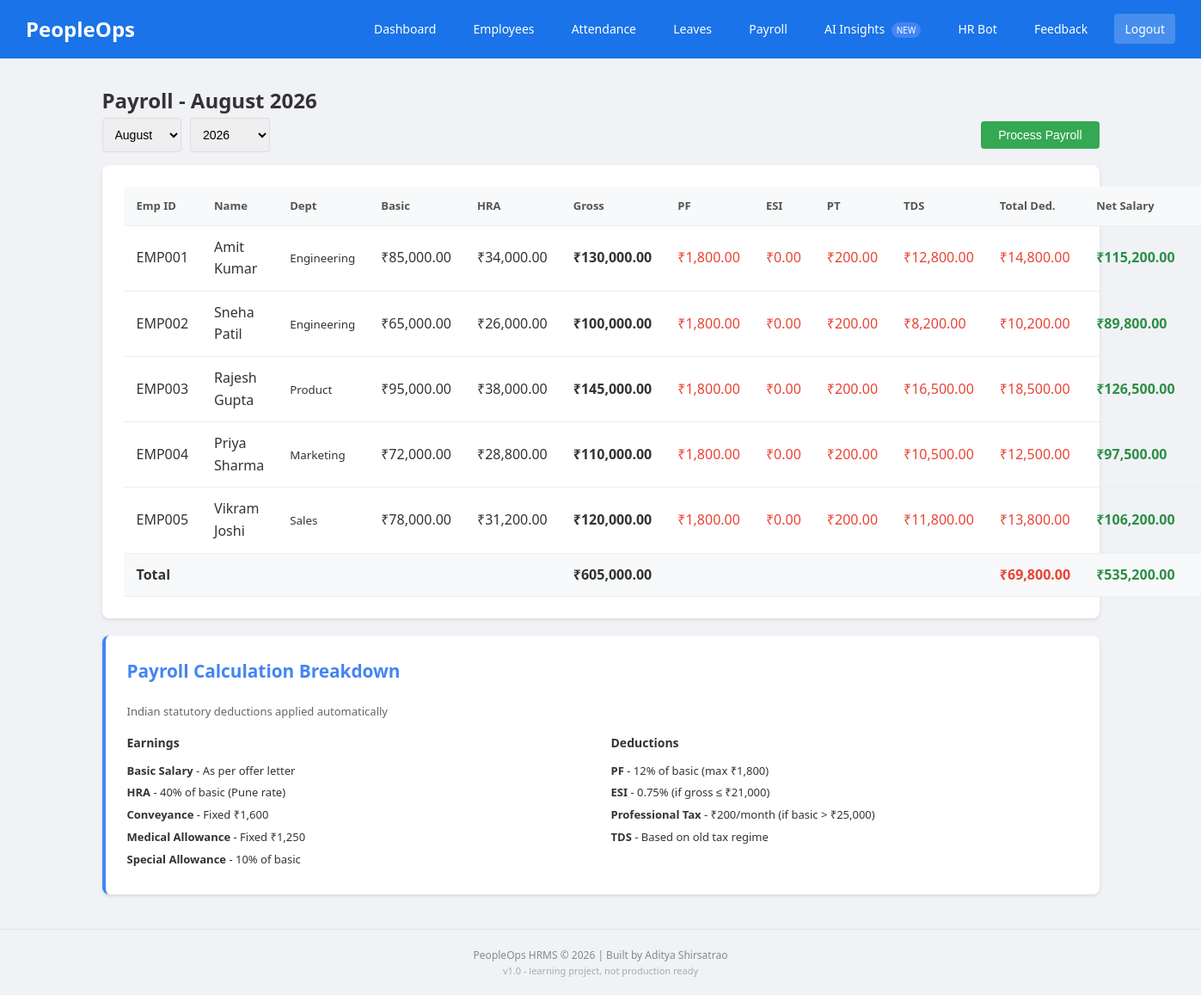
Page /payroll.php (signed in) on the committed database.
### tables this page shows
CREATE TABLE payroll (
    id INT AUTO_INCREMENT PRIMARY KEY,
    employee_id INT NOT NULL,
    month INT NOT NULL,
    year INT NOT NULL,
    basic_salary DECIMAL(10,2) NOT NULL,
    hra DECIMAL(10,2) DEFAULT 0,
    conveyance DECIMAL(10,2) DEFAULT 0,
    medical_allowance DECIMAL(10,2) DEFAULT 0,
    special_allowance DECIMAL(10,2) DEFAULT 0,
    gross_salary DECIMAL(10,2) NOT NULL,
    pf_deduction DECIMAL(10,2) DEFAULT 0,
    esi_deduction DECIMAL(10,2) DEFAULT 0,
    professional_tax DECIMAL(10,2) DEFAULT 0,
    tds DECIMAL(10,2) DEFAULT 0,
    other_deductions DECIMAL(10,2) DEFAULT 0,
    total_deductions DECIMAL(10,2) DEFAULT 0,
    net_salary DECIMAL(10,2) NOT NULL,
    status ENUM('draft', 'processed', 'paid') DEFAULT 'draft',
    created_at TIMESTAMP DEFAULT CURRENT_TIMESTAMP,
    FOREIGN KEY (employee_id) REFERENCES employees(id)
);

CREATE TABLE employees (
    id INT AUTO_INCREMENT PRIMARY KEY,
    emp_id VARCHAR(20) UNIQUE NOT NULL,
    first_name VARCHAR(50) NOT NULL,
    last_name VARCHAR(50) NOT NULL,
    email VARCHAR(100) UNIQUE NOT NULL,
    phone VARCHAR(20),
    date_of_birth DATE,
    gender ENUM('male', 'female', 'other'),
    address TEXT,
    city VARCHAR(50),
    department_id INT,
    designation VARCHAR(100),
    date_of_joining DATE,
    employment_type ENUM('full_time', 'part_time', 'contract', 'intern') DEFAULT 'full_time',
    basic_salary DECIMAL(10,2) DEFAULT 0,
    pan_number VARCHAR(10),
    aadhar_number VARCHAR(12),
    bank_account VARCHAR(20),
    bank_name VARCHAR(50),
    emergency_contact VARCHAR(20),
    emergency_contact_name VARCHAR(100),
    status ENUM('active', 'inactive', 'terminated') DEFAULT 'active',
    created_at TIMESTAMP DEFAULT CURRENT_TIMESTAMP,
    FOREIGN KEY (department_id) REFERENCES departments(id)
);

CREATE TABLE departments (
    id INT AUTO_INCREMENT PRIMARY KEY,
    name VARCHAR(100) NOT NULL,
    description TEXT,
    manager_id INT DEFAULT NULL,
    created_at TIMESTAMP DEFAULT CURRENT_TIMESTAMP
);

### config.php (called while the page is built, shortened)
<?php
require_once __DIR__ . '/includes/db_compat.php';
$dbUrl = getenv('DATABASE_URL');
if ($dbUrl) {
    $parts = parse_url($dbUrl);
    $host = $parts['host'] ?? 'localhost';
    $port = $parts['port'] ?? '5432';
    $dbname = ltrim($parts['path'], '/');
    $user = $parts['user'] ?? '';
    $pass = $parts['pass'] ?? '';
    $dsn = "pgsql:host=$host;port=$port;dbname=$dbname;sslmode=require";
    $conn = new CompatDB($dsn, $user, $pass);
    $conn->query("SET search_path TO hrms, public");
} else {
    $host = getenv('DB_HOST') ?: 'localhost';
    $user = getenv('DB_USER') ?: 'root';
    $pass = getenv('DB_PASS') ?: '';
    $dbname = getenv('DB_NAME') ?: 'peopleops_db';
    $dsn = "mysql:host=$host;dbname=$dbname;charset=utf8mb4";
    $conn = new CompatDB($dsn, $user, $pass);
}
function formatCurrency($amount) { return CURRENCY . number_format($amount, 2); }
?>

### includes/db_compat.php (called while the page is built, shortened)
<?php
class CompatDB {
    private $pdo;
    public function __construct($dsn, $user = '', $pass = '', $options = []) {
        $this->pdo = new PDO($dsn, $user, $pass, array_merge([
            PDO::ATTR_ERRMODE => PDO::ERRMODE_EXCEPTION,
            PDO::ATTR_DEFAULT_FETCH_MODE => PDO::FETCH_ASSOC,
        ], $options));
    }
    public function query($sql) {
        try {
            $stmt = $this->pdo->query($sql);
            return new CompatResult($stmt);
        } catch (PDOException $e) {
            return false;
        }
    }
}
class CompatResult {
    private $stmt;
    private $rows = null;
    private $pos = 0;
    public function __construct($stmt) {
        $this->stmt = $stmt;
    }
    public function fetch_assoc() {
        if ($this->pos < count($this->rows)) {
            return $this->rows[$this->pos++];
        }
        return null;
    }
    public function num_rows() {
        if ($this->rows === null) {
            $this->rows = $this->stmt->fetchAll(PDO::FETCH_ASSOC);
        }
        return count($this->rows);
    }
    public function __get($name) {
        if ($name === 'num_rows') {
            return $this->num_rows();
        }
        return null;
    }
}

### payroll.php (the view, shortened to what this page needs)
<?php require_once 'includes/header.php';
$month = intval($_GET['month'] ?? date('m'));
$year = intval($_GET['year'] ?? date('Y'));
$payroll = $conn->query("
    SELECT p.*, e.emp_id, e.first_name, e.last_name, d.name as department_name
    FROM payroll p
    JOIN employees e ON p.employee_id=e.id
    LEFT JOIN departments d ON e.department_id=d.id
    WHERE p.month=$month AND p.year=$year
    ORDER BY e.emp_id
");
$monthNames = ['', 'January', 'February', 'March', 'April', 'May', 'June',
               'July', 'August', 'September', 'October', 'November', 'December'];
?>
<h2>Payroll - <?= $monthNames[$month] ?> <?= $year ?></h2>
<div style="margin-bottom:15px; display:flex; gap:10px; align-items:center;">
    <form method="GET" style="display:flex; gap:10px;">
        <select name="month" class="form-control" onchange="this.form.submit()">
            <?php for ($i=1; $i<=12; $i++): ?>
                <option value="<?= $i ?>" <?= $i==$month ? 'selected' : '' ?>><?= $monthNames[$i] ?></option>
            <?php endfor; ?>
        </select>
        <select name="year" class="form-control" onchange="this.form.submit()">
            <?php for ($y=2024; $y<=2027; $y++): ?>
                <option value="<?= $y ?>" <?= $y==$year ? 'selected' : '' ?>><?= $y ?></option>
            <?php endfor; ?>
        </select>
    </form>
    <form method="POST" style="margin-left:auto;">
        <button type="submit" name="process_payroll" class="btn btn-success"
                onclick="return confirm('Process payroll for all active employees?')">
            Process Payroll
        </button>
    </form>
</div>
<?php if ($payroll->num_rows > 0): ?>
<?php
$totalGross = 0;
$totalDeductions = 0;
$totalNet = 0;
?>
<div class="card">
    <table>
        <thead>
            <tr>
                <th>Emp ID</th>
                <th>Name</th>
                <th>Dept</th>
                <th>Basic</th>
                <th>HRA</th>
                <th>Gross</th>
                <th>PF</th>
                <th>ESI</th>
                <th>PT</th>
                <th>TDS</th>
                <th>Total Ded.</th>
                <th>Net Salary</th>
                <th>Status</th>
            </tr>
        </thead>
        <tbody>
            <?php while ($p = $payroll->fetch_assoc()):
                $totalGross += $p['gross_salary'];
                $totalDeductions += $p['total_deductions'];
                $totalNet += $p['net_salary'];
            ?>
            <tr>
                <td><?= $p['emp_id'] ?></td>
                <td><?= $p['first_name'] ?> <?= $p['last_name'] ?></td>
                <td><small><?= $p['department_name'] ?></small></td>
                <td><?= formatCurrency($p['basic_salary']) ?></td>
                <td><?= formatCurrency($p['hra']) ?></td>
                <td><strong><?= formatCurrency($p['gross_salary']) ?></strong></td>
                <td style="color:#ea4335;"><?= formatCurrency($p['pf_deduction']) ?></td>
                <td style="color:#ea4335;"><?= formatCurrency($p['esi_deduction']) ?></td>
                <td style="color:#ea4335;"><?= formatCurrency($p['professional_tax']) ?></td>
                <td style="color:#ea4335;"><?= formatCurrency($p['tds']) ?></td>
                <td style="color:#ea4335;"><?= formatCurrency($p['total_deductions']) ?></td>
                <td style="color:#2d8e47;"><strong><?= formatCurrency($p['net_salary']) ?></strong></td>
                <td>
                </td>
            </tr>
            <?php endwhile; ?>
        </tbody>
        <tfoot>
            <tr style="background:#f8f9fa; font-weight:bold;">
                <td colspan="3">Total</td>
                <td></td>
                <td></td>
                <td><?= formatCurrency($totalGross) ?></td>
                <td colspan="4"></td>
                <td style="color:#ea4335;"><?= formatCurrency($totalDeductions) ?></td>
                <td style="color:#2d8e47;"><?= formatCurrency($totalNet) ?></td>
                <td></td>
            </tr>
        </tfoot>
    </table>
</div>
<div class="card" style="border-left: 4px solid #4285f4;">
    <h2 style="color:#4285f4;">Payroll Calculation Breakdown</h2>
    <p style="color:#666; font-size:13px;">Indian statutory deductions applied automatically</p>
    <div style="display: grid; grid-template-columns: 1fr 1fr; gap: 20px; margin-top: 15px;">
        <div>
            <h3 style="font-size:14px; margin-bottom:10px;">Earnings</h3>
            <p style="font-size:13px; margin:5px 0;"><strong>Basic Salary</strong> - As per offer letter</p>
            <p style="font-size:13px; margin:5px 0;"><strong>HRA</strong> - 40% of basic (Pune rate)</p>
            <p style="font-size:13px; margin:5px 0;"><strong>Conveyance</strong> - Fixed ₹1,600</p>
            <p style="font-size:13px; margin:5px 0;"><strong>Medical Allowance</strong> - Fixed ₹1,250</p>
            <p style="font-size:13px; margin:5px 0;"><strong>Special Allowance</strong> - 10% of basic</p>
        </div>
        <div>
            <h3 style="font-size:14px; margin-bottom:10px;">Deductions</h3>
            <p style="font-size:13px; margin:5px 0;"><strong>PF</strong> - 12% of basic (max ₹1,800)</p>
            <p style="font-size:13px; margin:5px 0;"><strong>ESI</strong> - 0.75% (if gross ≤ ₹21,000)</p>
            <p style="font-size:13px; margin:5px 0;"><strong>Professional Tax</strong> - ₹200/month (if basic > ₹25,000)</p>
            <p style="font-size:13px; margin:5px 0;"><strong>TDS</strong> - Based on old tax regime</p>
        </div>
    </div>
</div>
<?php else: ?>
<div class="card">
    <p style="color:#888;">No payroll records for <?= $monthNames[$month] ?> <?= $year ?>. Click "Process Payroll" to generate.</p>
</div>
<?php endif; ?>
<?php require_once 'includes/footer.php'; ?>

### assets/style.css (style rules this page uses)
* { margin: 0; padding: 0; box-sizing: border-box; }
body { font-family: 'Segoe UI', Tahoma, Geneva, Verdana, sans-serif; background: #f0f2f5; color: #333; line-height: 1.6; }
.card { background: white; border-radius: 8px; padding: 25px; margin-bottom: 20px; box-shadow: 0 2px 4px rgba(0,0,0,0.1); }
.card h2 { margin-bottom: 20px; color: #1a73e8; font-size: 1.3rem; }
table { width: 100%; border-collapse: collapse; }
th, td { padding: 12px 15px; text-align: left; border-bottom: 1px solid #eee; }
th { background: #f8f9fa; color: #555; font-weight: 600; font-size: 13px; }
.btn { display: inline-block; padding: 8px 20px; border: none; border-radius: 4px; cursor: pointer; text-decoration: none; font-size: 14px; transition: background 0.3s; }
.btn-success { background: #34a853; color: white; }
.form-control { width: 100%; padding: 10px; border: 1px solid #ddd; border-radius: 4px; font-size: 14px; }

### rows in the picture
payroll: employee.emp_id "EMP001", employee.first_name "Amit", employee.last_name "Kumar", departments.name "Engineering", basic_salary "₹85,000.00", hra "₹34,000.00", gross_salary "₹130,000.00", pf_deduction "₹1,800.00", esi_deduction "₹0.00", professional_tax "₹200.00", tds "₹12,800.00", total_deductions "₹14,800.00", net_salary "₹115,200.00"
payroll: employee.emp_id "EMP002", employee.first_name "Sneha", employee.last_name "Patil", departments.name "Engineering", basic_salary "₹65,000.00", hra "₹26,000.00", gross_salary "₹100,000.00", pf_deduction "₹1,800.00", esi_deduction "₹0.00", professional_tax "₹200.00", tds "₹8,200.00", total_deductions "₹10,200.00", net_salary "₹89,800.00"
payroll: employee.emp_id "EMP003", employee.first_name "Rajesh", employee.last_name "Gupta", departments.name "Product", basic_salary "₹95,000.00", hra "₹38,000.00", gross_salary "₹145,000.00", pf_deduction "₹1,800.00", esi_deduction "₹0.00", professional_tax "₹200.00", tds "₹16,500.00", total_deductions "₹18,500.00", net_salary "₹126,500.00"
payroll: employee.emp_id "EMP004", employee.first_name "Priya", employee.last_name "Sharma", departments.name "Marketing", basic_salary "₹72,000.00", hra "₹28,800.00", gross_salary "₹110,000.00", pf_deduction "₹1,800.00", esi_deduction "₹0.00", professional_tax "₹200.00", tds "₹10,500.00", total_deductions "₹12,500.00", net_salary "₹97,500.00"
payroll: employee.emp_id "EMP005", employee.first_name "Vikram", employee.last_name "Joshi", departments.name "Sales", basic_salary "₹78,000.00", hra "₹31,200.00", gross_salary "₹120,000.00", pf_deduction "₹1,800.00", esi_deduction "₹0.00", professional_tax "₹200.00", tds "₹11,800.00", total_deductions "₹13,800.00", net_salary "₹106,200.00"

### other values in the picture
SITE_NAME "PeopleOps"
$monthNames[$month] "August"
$year "2026"
formatCurrency($totalGross) "₹605,000.00"
formatCurrency($totalDeductions) "₹69,800.00"
formatCurrency($totalNet) "₹535,200.00"
form field month "August"
form field year "2026"
